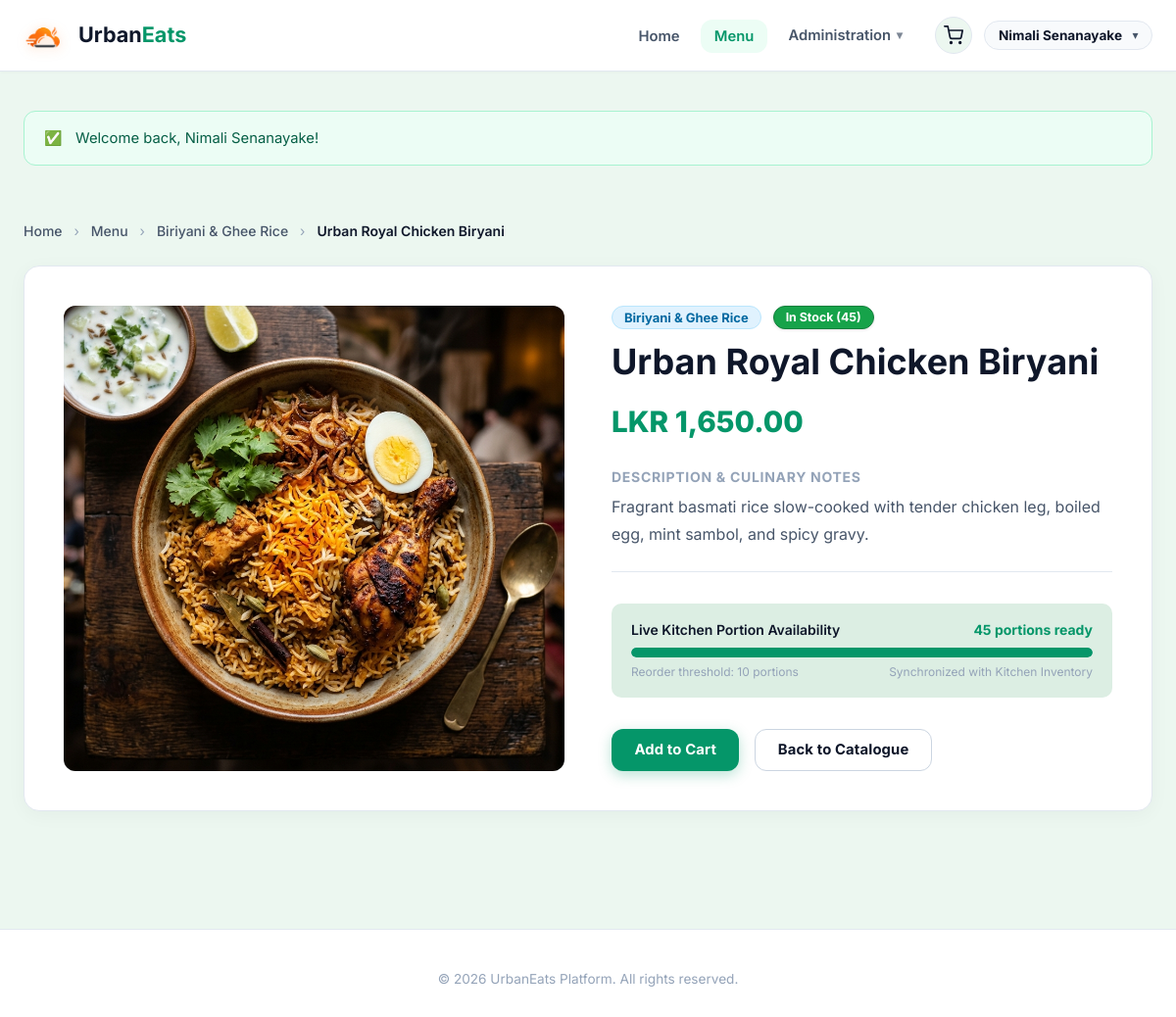
The app's page /public/menu/detail.php?id=1 (signed in) with its own data.
### tables this page shows
CREATE TABLE `users` (
  `user_id` BIGINT UNSIGNED NOT NULL AUTO_INCREMENT,
  `role_id` TINYINT UNSIGNED NOT NULL,
  `full_name` VARCHAR(100) NOT NULL,
  `username` VARCHAR(50) NOT NULL,
  `email` VARCHAR(120) NOT NULL,
  `password_hash` VARCHAR(255) NOT NULL,
  `is_active` TINYINT(1) NOT NULL DEFAULT 1 COMMENT '1 = Active, 0 = Deactivated/Suspended',
  `created_at` TIMESTAMP NOT NULL DEFAULT CURRENT_TIMESTAMP,
  `updated_at` TIMESTAMP NOT NULL DEFAULT CURRENT_TIMESTAMP ON UPDATE CURRENT_TIMESTAMP,
  PRIMARY KEY (`user_id`),
  UNIQUE KEY `uk_users_username` (`username`),
  UNIQUE KEY `uk_users_email` (`email`),
  KEY `idx_users_role_id` (`role_id`),
  KEY `idx_users_is_active` (`is_active`),
  KEY `idx_users_created_at` (`created_at`),
  CONSTRAINT `fk_users_role` FOREIGN KEY (`role_id`)
    REFERENCES `roles` (`role_id`)
    ON UPDATE CASCADE
    ON DELETE RESTRICT
);

CREATE TABLE IF NOT EXISTS `dishes` (
    `dish_id`      INT UNSIGNED NOT NULL AUTO_INCREMENT PRIMARY KEY,
    `category_id`  INT UNSIGNED NOT NULL,
    `name`         VARCHAR(120) NOT NULL,
    `description`  TEXT         NULL,
    `price`        DECIMAL(10,2) NOT NULL,
    `image_path`   VARCHAR(255) NULL COMMENT 'Relative path: uploads/dishes/xxx.ext',
    `is_active`    TINYINT(1)   NOT NULL DEFAULT 1 COMMENT '1 = Active, 0 = Soft deleted',
    `created_at`   TIMESTAMP    NOT NULL DEFAULT CURRENT_TIMESTAMP,
    `updated_at`   TIMESTAMP    NOT NULL DEFAULT CURRENT_TIMESTAMP ON UPDATE CURRENT_TIMESTAMP,
    CONSTRAINT `fk_dishes_category`
        FOREIGN KEY (`category_id`) REFERENCES `categories` (`category_id`)
        ON UPDATE CASCADE ON DELETE RESTRICT,
    INDEX `idx_dishes_category_active` (`category_id`, `is_active`),
    INDEX `idx_dishes_price` (`price`),
    INDEX `idx_dishes_name` (`name`),
    INDEX `idx_dishes_active` (`is_active`)
);

CREATE TABLE IF NOT EXISTS `categories` (
    `category_id`   INT UNSIGNED NOT NULL AUTO_INCREMENT PRIMARY KEY,
    `name`          VARCHAR(80)  NOT NULL UNIQUE,
    `description`   VARCHAR(255) NULL,
    `display_order` TINYINT UNSIGNED NOT NULL DEFAULT 0,
    `is_active`     TINYINT(1)   NOT NULL DEFAULT 1 COMMENT '1 = Active, 0 = Inactive / Hidden',
    `created_at`    TIMESTAMP    NOT NULL DEFAULT CURRENT_TIMESTAMP,
    `updated_at`    TIMESTAMP    NOT NULL DEFAULT CURRENT_TIMESTAMP ON UPDATE CURRENT_TIMESTAMP,
    INDEX `idx_categories_active` (`is_active`),
    INDEX `idx_categories_order` (`display_order`, `name`)
);

### config/db.php (called while the page is built, shortened)
<?php
class Database
{
    private static ?array $config = null;
    public static function loadConfig(): array
    {
        if (self::$config !== null) {
            return self::$config;
        }
        $baseDir = dirname(__DIR__);
        $localConfig = $baseDir . '/config/config.local.php';
        $mainConfig  = $baseDir . '/config/config.php';
        $sampleConfig = $baseDir . '/config/config.sample.php';
        if (file_exists($localConfig)) {
            self::$config = require $localConfig;
        } elseif (file_exists($mainConfig)) {
            self::$config = require $mainConfig;
        } elseif (file_exists($sampleConfig)) {
            self::$config = require $sampleConfig;
        } else {
            throw new RuntimeException('No configuration file found in config directory.');
        }
        return self::$config;
    }
}

### includes/functions.php (called while the page is built, shortened)
<?php
function e(mixed $value): string
{
    return htmlspecialchars((string)($value ?? ''), ENT_QUOTES | ENT_SUBSTITUTE, 'UTF-8');
}
function get_flash_messages(): array
{
    $messages = $_SESSION['flash_messages'] ?? [];
    return is_array($messages) ? $messages : [];
}
function base_url(string $path = ''): string
{
    static $cachedBase = null;
    if ($cachedBase === null) {
        if (class_exists('Database')) {
            try {
                $config = Database::loadConfig();
                if (!empty($config['app']['url'])) {
                    $cachedBase = rtrim($config['app']['url'], '/');
                }
            } catch (Throwable) {
            }
        }
    }
    $path = ltrim($path, '/');
    return $path === '' ? $cachedBase : "{$cachedBase}/{$path}";
}

### includes/auth.php (called while the page is built, shortened)
<?php
function is_logged_in(): bool
{
    return !empty($_SESSION['user_id']) && is_numeric($_SESSION['user_id']);
}
function current_user_id(): ?int
{
    return is_logged_in() ? (int)$_SESSION['user_id'] : null;
}
function current_user_role(): ?string
{
    return $_SESSION['role'] ?? null;
}
function current_user(): ?array
{
    try {
        $pdo = get_db_connection();
        $stmt = $pdo->prepare(
            'SELECT u.user_id, u.role_id, u.full_name, u.username, u.email, u.is_active, u.created_at, u.updated_at,
                    r.role_name, r.role_description
             FROM users u
             INNER JOIN roles r ON u.role_id = r.role_id
             WHERE u.user_id = :id
             LIMIT 1'
        );
        $stmt->execute([':id' => current_user_id()]);
        $cachedUser = $stmt->fetch() ?: null;
        return $cachedUser;
    } catch (Throwable $e) {
        error_log('Failed fetching current_user: ' . $e->getMessage());
        return null;
    }
}

### includes/component_b.php (called while the page is built, shortened)
<?php
require_once __DIR__ . '/stock.php';
function get_dish_details(int $dish_id, ?PDO $pdo = null): ?array
{
    $pdo = $pdo ?? get_db_connection();
    $stmt = $pdo->prepare(
        'SELECT d.dish_id, d.category_id, d.name, d.description, d.price, d.image_path, d.is_active,
                d.created_at, d.updated_at,
                c.name AS category_name,
                COALESCE(i.qty_available, 0) AS qty_available,
                COALESCE(i.reorder_level, 5) AS reorder_level
         FROM dishes d
         JOIN categories c ON d.category_id = c.category_id
         LEFT JOIN inventory i ON d.dish_id = i.dish_id
         WHERE d.dish_id = :id
         LIMIT 1'
    );
    $stmt->execute([':id' => $dish_id]);
    $dish = $stmt->fetch();
    return $dish ?: null;
}

### public/menu/detail.php (the view, shortened to what this page needs)
<?php
require_once dirname(__DIR__, 2) . '/includes/functions.php';
require_once dirname(__DIR__, 2) . '/includes/auth.php';
require_once dirname(__DIR__, 2) . '/includes/stock.php';
require_once dirname(__DIR__, 2) . '/includes/component_b.php';
$dishId = filter_input(INPUT_GET, 'id', FILTER_VALIDATE_INT);
$pdo = get_db_connection();
$dish = get_dish_details($dishId, $pdo);
$qtyAvailable = (int)$dish['qty_available'];
$reorderLevel = (int)$dish['reorder_level'];
$isOutOfStock = ($qtyAvailable <= 0);
$isLowStock   = ($qtyAvailable > 0 && $qtyAvailable <= $reorderLevel);
$imgUrl = !empty($dish['image_path']) ? base_url($dish['image_path']) : base_url('images/hero_dish.jpg');
$extraHead = '<link rel="stylesheet" href="' . base_url('css/component-b.css') . '">';
include dirname(__DIR__, 2) . '/includes/header.php';
?>
<div class="container dish-detail-container">
    <nav aria-label="Breadcrumb" style="margin-bottom: 1.5rem; font-size: 0.875rem;">
        <a href="<?= base_url('index.php') ?>" style="color: var(--text-muted); text-decoration: none;">Home</a>
        <span style="margin: 0 0.5rem; color: var(--text-dim);">&rsaquo;</span>
        <a href="<?= base_url('menu/index.php') ?>" style="color: var(--text-muted); text-decoration: none;">Menu</a>
        <span style="margin: 0 0.5rem; color: var(--text-dim);">&rsaquo;</span>
        <a href="<?= base_url('menu/index.php?cat=' . (int)$dish['category_id']) ?>" style="color: var(--text-muted); text-decoration: none;"><?= e($dish['category_name']) ?></a>
        <span style="margin: 0 0.5rem; color: var(--text-dim);">&rsaquo;</span>
        <span style="color: var(--text-main); font-weight: 600;"><?= e($dish['name']) ?></span>
    </nav>
    <div class="dish-detail-layout">
        <div class="dish-detail-gallery">
            <img src="<?= e($imgUrl) ?>"
                 alt="<?= e($dish['name']) ?>"
                 onerror="this.onerror=null; this.src='<?= base_url('images/hero_dish.jpg') ?>';">
        </div>
        <div class="dish-detail-info">
            <div class="dish-detail-meta">
                <span class="badge badge-info" style="font-size: 0.8125rem;">
                    <?= e($dish['category_name']) ?>
                </span>
                <?= render_stock_badge($qtyAvailable, $reorderLevel, true) ?>
            </div>
            <h1 class="dish-detail-title"><?= e($dish['name']) ?></h1>
            <div class="dish-detail-price"><?= format_lkr((float)$dish['price']) ?></div>
            <div class="dish-detail-desc">
                <h3 style="font-size: 0.875rem; text-transform: uppercase; letter-spacing: 0.05em; color: var(--text-dim); margin-bottom: 0.5rem;">Description & Culinary Notes</h3>
                <p style="margin: 0;"><?= nl2br(e($dish['description'] ?? 'Freshly prepared specialty dish crafted in our UrbanEats cloud kitchen.')) ?></p>
            </div>
            <div class="portion-meter-box">
                <div style="display: flex; justify-content: space-between; align-items: center; margin-bottom: 0.5rem;">
                    <span style="font-weight: 600; font-size: 0.875rem; color: var(--text-main);">Live Kitchen Portion Availability</span>
                    <span style="font-weight: 700; font-size: 0.875rem; color: <?= $isOutOfStock ? 'var(--danger)' : ($isLowStock ? 'var(--warning)' : 'var(--success)') ?>;">
                        <?= $isOutOfStock ? 'Sold Out' : "{$qtyAvailable} portions ready" ?>
                    </span>
                </div>
                <div class="stock-bar-wrap" style="max-width: 100%; height: 10px;">
                    <?php
                    $percent = min(100, (int)(($qtyAvailable / max(1, $reorderLevel * 4)) * 100));
                    $class = $isOutOfStock ? 'low' : ($isLowStock ? 'medium' : 'high');
                    ?>
                    <div class="stock-bar-fill <?= $class ?>" style="width: <?= max(0, $percent) ?>%;"></div>
                </div>
                <div style="display: flex; justify-content: space-between; font-size: 0.75rem; color: var(--text-dim); margin-top: 0.35rem;">
                    <span>Reorder threshold: <?= $reorderLevel ?> portions</span>
                    <span>Synchronized with Kitchen Inventory</span>
                </div>
            </div>
            <div style="display: flex; align-items: center; gap: 1rem; margin-top: auto; flex-wrap: wrap;">
                <?php if ($isOutOfStock): ?>
                    <button type="button" class="btn btn-outline" disabled style="opacity: 0.6; cursor: not-allowed;">
                        Currently Sold Out
                    </button>
                <?php else: ?>
                    <a href="<?= base_url('orders/cart.php?add=' . (int)$dish['dish_id']) ?>" class="btn btn-primary btn-lg">
                       Add to Cart
                    </a>
                <?php endif; ?>
                <a href="<?= base_url('menu/index.php') ?>" class="btn btn-outline btn-lg">
                      Back to Catalogue
                </a>
            </div>
        </div>
    </div>
</div>
<?php include dirname(__DIR__, 2) . '/includes/footer.php'; ?>

### includes/header.php (shortened to what this page needs)
<?php
$currentUser = current_user();
$currentRole = current_user_role();
$currentScript = $_SERVER['SCRIPT_NAME'] ?? '';
$isHome = str_ends_with($currentScript, 'index.php') && !str_contains($currentScript, '/admin/') && !str_contains($currentScript, '/menu/');
$isMenu = str_contains($currentScript, '/menu/index.php') || str_contains($currentScript, '/menu/detail.php');
$isAdmin = str_contains($currentScript, '/admin/');
$isKitchen = str_contains($currentScript, '/menu/manage.php') || str_contains($currentScript, '/menu/stock.php') || str_contains($currentScript, '/menu/categories.php') || str_contains($currentScript, '/menu/dish-form.php');
$cartCount = 0;
?>
<!DOCTYPE html>
<html lang="en">
<head>
    <link rel="stylesheet" href="<?= base_url('css/style.css') ?>">
    <?php if (!empty($extraHead)) echo $extraHead; ?>
</head>
<body>
<header class="site-header">
    <div class="container header-inner">
        <a href="<?= base_url('index.php') ?>" class="brand" aria-label="UrbanEats Home">
            <img src="<?= base_url('images/logo.png') ?>" alt="UrbanEats Logo" class="brand-logo-img">
            <span>Urban<span class="brand-highlight">Eats</span></span>
        </a>
        <div class="header-right">
            <nav>
                <ul class="nav-links" id="mainNav">
                    <li><a href="<?= base_url('index.php') ?>" class="nav-link <?= $isHome ? 'active' : '' ?>">Home</a></li>
                    <li><a href="<?= base_url('menu/index.php') ?>" class="nav-link <?= $isMenu ? 'active' : '' ?>">Menu</a></li>
                    <?php if (is_logged_in()): ?>
                        <?php if ($currentRole === 'admin'): ?>
                            <li class="nav-item-dropdown">
                                <a href="<?= base_url('admin/index.php') ?>" class="nav-link nav-dropdown-toggle <?= ($isAdmin || $isKitchen) ? 'active' : '' ?>">
                                    <span>Administration</span>
                                    <span class="nav-caret">▾</span>
                                </a>
                            </li>
                        <?php endif; ?>
                    <?php endif; ?>
                </ul>
            </nav>
            <div class="nav-actions">
                <?php if (is_logged_in() && $currentUser): ?>
                    <a href="<?= base_url('orders/cart.php') ?>" class="nav-cart-btn" aria-label="Shopping Cart (<?= $cartCount ?> items)" title="View Shopping Cart">
                    </a>
                    <div class="user-profile-menu">
                        <button type="button" class="user-badge-nav user-dropdown-btn" id="userMenuBtn" aria-haspopup="true" aria-expanded="false" title="Account settings">
                            <span class="user-name"><?= e(!empty($currentUser['full_name']) ? $currentUser['full_name'] : $currentUser['username']) ?></span>
                            <span class="dropdown-caret">▾</span>
                        </button>
                    </div>
                <?php else: ?>
                    <a href="<?= base_url('auth/login.php') ?>" class="btn btn-outline btn-sm">Sign In</a>
                    <a href="<?= base_url('auth/register.php') ?>" class="btn btn-primary btn-sm">Create Account</a>
                <?php endif; ?>
            </div>
        </div>
    </div>
</header>
<main class="main-content">
    <div class="container">
        <?php
        $flashMessages = get_flash_messages();
        if (!empty($flashMessages)):
            foreach ($flashMessages as $flash):
                $alertClass = 'alert-' . e($flash['type']);
                $icon = match ($flash['type']) {
                    'success' => '✅',
                    'danger'  => '⚠️',
                    'warning' => '⚡',
                    default   => 'ℹ️',
                };
        ?>
            <div class="alert <?= $alertClass ?>" role="alert">
                <span><?= $icon ?></span>
                <div><?= e($flash['message']) ?></div>
            </div>
        <?php
            endforeach;
        endif;
        ?>

### records on screen
users: full_name "Nimali Senanayake"
dishes: category.name "Biriyani & Ghee Rice", name "Urban Royal Chicken Biryani", image_path (picture), price "LKR 1,650.00", description "Fragrant basmati rice slow-cooked with tender chicken leg, boiled egg, mint sambol, and spicy gravy."

### other values on screen
$icon "✅"
$flash['message'] "Welcome back, Nimali Senanayake!"
$text "In Stock (45)"
$qtyAvailable "45"
$reorderLevel "10"
